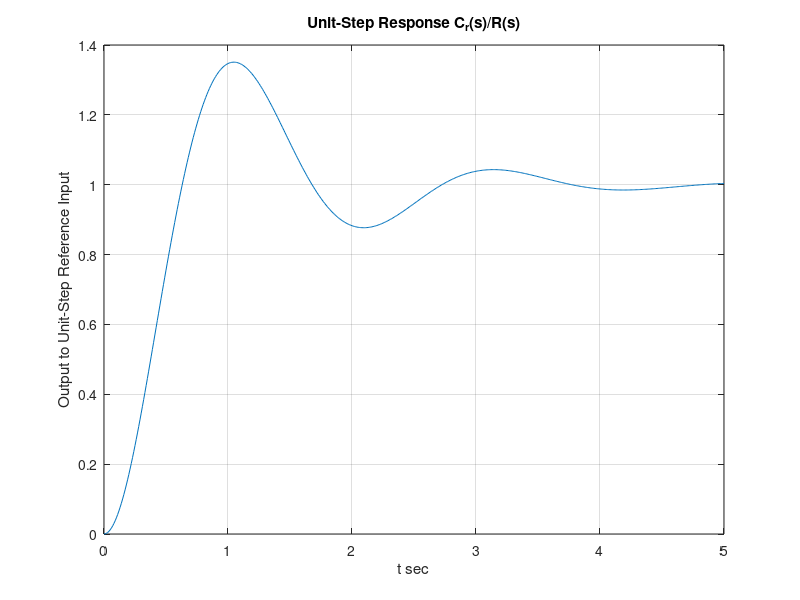

Write the MATLAB code that produced this figure.
t = 0:0.01:5;
num1 = [1];den1 = [1,2,0];sys1 = tf(num1,den1);
sys = feedback(10*sys1, [1])
[c_r, t] = step(sys, t);
plot(t,c_r)
grid
title('Unit-Step Response C_r(s)/R(s)')
xlabel('t sec')
ylabel('Output to Unit-Step Reference Input')
